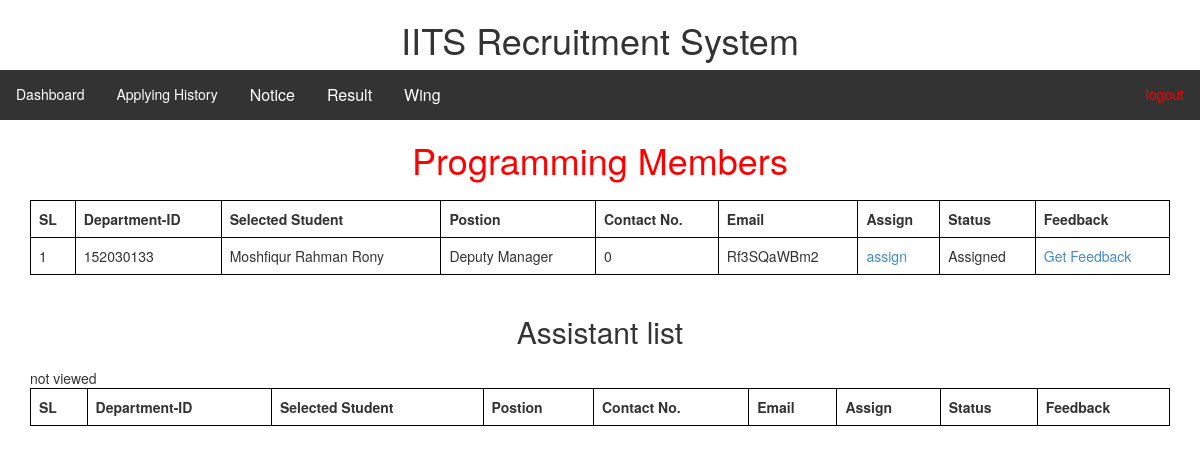
The page /programming-wing.php on the database its author committed.
### tables this page shows
CREATE TABLE `applyform` (
  `ID` int(11) NOT NULL,
  `password` varchar(255) NOT NULL,
  `position` varchar(500) NOT NULL,
  `name` varchar(500) NOT NULL,
  `dept-id` int(11) NOT NULL,
  `Program` varchar(500) NOT NULL,
  `wing` varchar(1200) NOT NULL,
  `CGPA` float NOT NULL,
  `Address` varchar(500) NOT NULL,
  `Contact` int(11) NOT NULL,
  `E-mail` varchar(500) NOT NULL,
  `Facebook` varchar(500) NOT NULL,
  `association` varchar(500) NOT NULL,
  `Experience` varchar(500) NOT NULL,
  `choosing-position` varchar(500) NOT NULL,
  `serve` varchar(500) NOT NULL,
  `selected` tinyint(1) DEFAULT NULL,
  `imgdir` varchar(200) NOT NULL
);

### programming-wing.php (the view, shortened to what this page needs)
<?php include('header/admin-header.php'); ?>
<h1 align="center" style="color: red;">Programming Members</h1>
<!DOCTYPE html>
<html>
<head>
</head>
<body>
<div class="container" id='getp'>
<table class="table" align="center" width="60%">
        <thead>
        <tr>
            <td><b>SL</b></td>
            <td><b>Department-ID</b></td>
            <td><b>Selected Student</b></td>
            <td><b>Postion</b></td>
            <td><b>Contact No.</b></td>
            <td><b>Email</b></td>
            <td><b>Assign</b></td>
            <td><b>Status</b></td>
            <td><b>Feedback</b></td>
        </tr>
        </thead>
    <?php
    include('dbcon.php');
    $sql = "SELECT * FROM applyform WHERE selected=1 AND wing='programming' AND position LIKE '%Manager%' ";
    $qry = mysqli_query($connection, $sql);
 $SL = 0;
    if (mysqli_num_rows($qry) > 0) {
        while ($row = mysqli_fetch_assoc($qry)) {
            ?>
            <tr>
                    <td><?php
                        $SL = $SL + 1;
                        echo $SL; ?></td>
                    <td><?php echo $row["dept-id"]; ?></td>
                    <td><?php echo $row["name"]; ?></td>
                    <td><?php echo $row["position"]; ?></td>
                     <td><?php echo $row["Contact"]; ?></td>
                     <td><?php echo $row["E-mail"]; ?></td>
                     <td><a href="asign.php?id=<?php echo $row['ID'] ?>">assign</a></td>
                    <td>
                       <?php
                        $id = $row['dept-id'];
                        $sql = "SELECT * FROM work where stuid='$id'";
                        $qry2 = mysqli_query($connection, $sql);
                        if($qry2){
                            if (mysqli_num_rows($qry2) > 0){
                                echo "Assigned";
                            }else{
                                echo "Not Assigned";
                            }
                        }
                        ?>
                    </td>
                    <td><a href="getfeed.php?id=<?php echo $row['dept-id'] ?>">Get Feedback</a></td>
                </tr>
            <?php
        }
    } else {
        echo "not viewed";
    }
    ?>
</table>
</div>
<h2 align="center">Assistant list</h2>
<div class="container" id='getp'>
    <table class="table" align="center" width="60%">
        <thead>
        <tr>
            <td><b>SL</b></td>
            <td><b>Department-ID</b></td>
            <td><b>Selected Student</b></td>
            <td><b>Postion</b></td>
            <td><b>Contact No.</b></td>
            <td><b>Email</b></td>
            <td><b>Assign</b></td>
            <td><b>Status</b></td>
            <td><b>Feedback</b></td>
        </tr>
        </thead>
    </table>
</div>
</body>
</html>

### header/admin-header.php (style rules this page uses)
.container { margin-top:20px; }

### programming-wing.php (style rules this page uses)
tr td { border: 1px solid black; }
table { border: 1px solid black; }

### rows shown on the page
applyform: value "152030133", name "Moshfiqur Rahman Rony", position "Deputy Manager", Contact "0", value "Rf3SQaWBm2"
